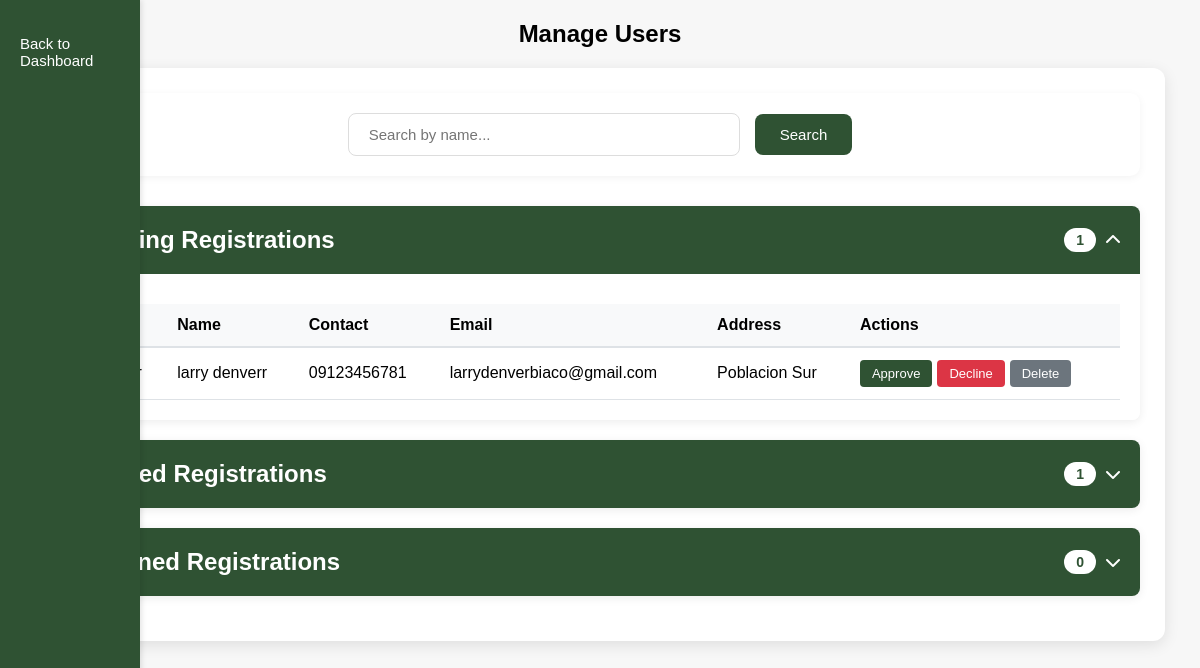
Before: /index/AdminCustomerReg.php with the older database file.
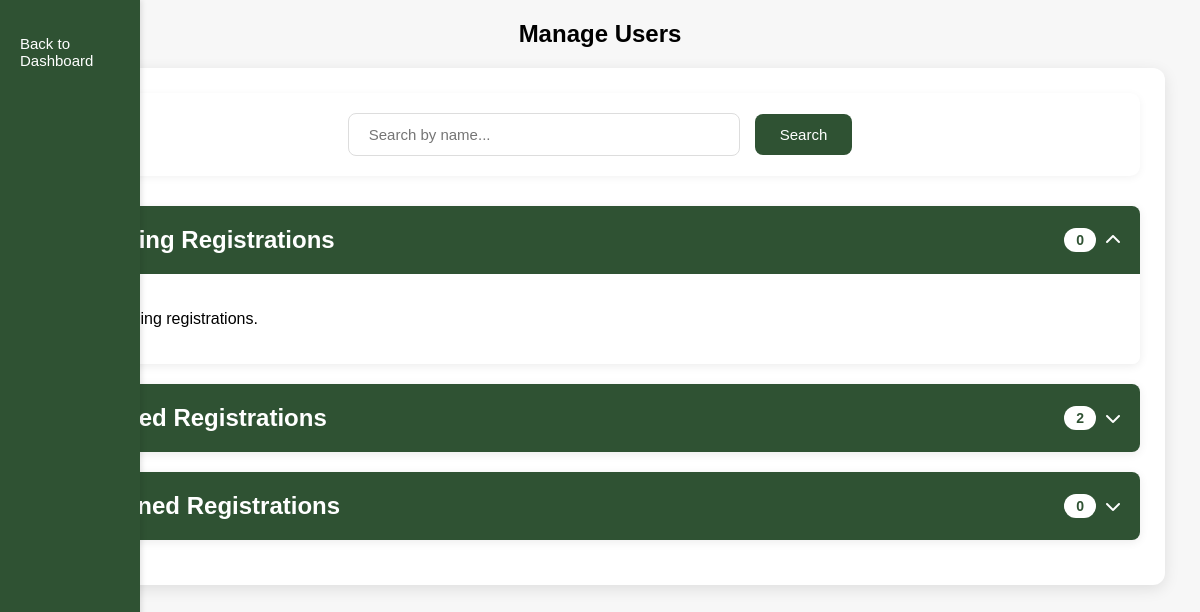
After: the same page with the newer database file.
### tables this page shows
CREATE TABLE `customer` (
  `customer_id` int(11) NOT NULL,
  `firstname` varchar(100) NOT NULL,
  `lastname` varchar(100) NOT NULL,
  `town` varchar(50) DEFAULT NULL,
  `contact_number` varchar(15) NOT NULL,
  `address` varchar(255) NOT NULL,
  `email` varchar(255) NOT NULL,
  `password` varchar(255) NOT NULL,
  `images` varchar(255) DEFAULT NULL,
  `status` enum('pending','approved','declined') DEFAULT 'pending',
  `profile_image` varchar(255) DEFAULT NULL,
  `reset_token` varchar(255) DEFAULT NULL,
  `reset_token_expiry` datetime DEFAULT NULL
);

### index/AdminCustomerReg.php (the view, shortened to what this page needs)
<?php
@include 'config.php';
$search = isset($_GET['search']) ? trim($_GET['search']) : '';
$search_condition = '';
$pending_result = null;
$approved_result = null;
$declined_result = null;
if (!empty($search)) {
    $pending_stmt = $conn->prepare("SELECT * FROM customer WHERE status = 'pending'" . $search_condition);
    $pending_stmt->bind_param("ss", $search_param, $search_param);
    $pending_stmt->execute();
    $pending_result = $pending_stmt->get_result();
    $approved_stmt = $conn->prepare("SELECT * FROM customer WHERE status = 'approved'" . $search_condition);
    $approved_stmt->bind_param("ss", $search_param, $search_param);
    $approved_stmt->execute();
    $approved_result = $approved_stmt->get_result();
    $declined_stmt = $conn->prepare("SELECT * FROM customer WHERE status = 'declined'" . $search_condition);
    $declined_stmt->bind_param("ss", $search_param, $search_param);
    $declined_stmt->execute();
    $declined_result = $declined_stmt->get_result();
} else {
    $pending_result = $conn->query("SELECT * FROM customer WHERE status = 'pending'");
    $approved_result = $conn->query("SELECT * FROM customer WHERE status = 'approved'");
    $declined_result = $conn->query("SELECT * FROM customer WHERE status = 'declined'");
}
?>
<!DOCTYPE html>
<html lang="en">
<head>
    <link rel="stylesheet" href="css\Adminstyles.css?v=1.0">
    <link href="https://cdnjs.cloudflare.com/ajax/libs/font-awesome/6.0.0/css/all.min.css" rel="stylesheet">
</head>
<body>
    <div class="sidebar">
        <a href="../Admin.php">Back to Dashboard</a>
    </div>
    <h2>Manage Users</h2>
    <div class="container">
        <div class="search-container">
            <form method="GET" action="">
                <input type="text"
                       name="search"
                       class="search-input"
                       placeholder="Search by name..."
                       value="<?php echo htmlspecialchars($search); ?>">
                <button type="submit" class="search-button">Search</button>
            </form>
        </div>
        <div class="accordion-section">
            <div class="accordion-header" onclick="toggleAccordion(this)">
                <h2>Pending Registrations</h2>
                <div style="display: flex; align-items: center; gap: 10px;">
                    <span class="counter-badge"><?php echo $pending_result->num_rows; ?></span>
                    <i class="fas fa-chevron-down"></i>
                </div>
            </div>
            <div class="accordion-content">
                <?php if ($pending_result && $pending_result->num_rows > 0): ?>
                    <table class="data-table">
                        <thead>
                            <tr>
                                <th>Photo</th>
                                <th>Name</th>
                                <th>Contact</th>
                                <th>Email</th>
                                <th>Address</th>
                                <th>Actions</th>
                            </tr>
                        </thead>
                        <tbody>
                            <?php while ($row = $pending_result->fetch_assoc()): ?>
                                <tr>
                                    <td><img src="<?php echo htmlspecialchars($row['images']); ?>" alt="User"></td>
                                    <td><?php echo htmlspecialchars($row['firstname'] . ' ' . $row['lastname']); ?></td>
                                    <td><?php echo htmlspecialchars($row['contact_number']); ?></td>
                                    <td><?php echo htmlspecialchars($row['email']); ?></td>
                                    <td><?php echo htmlspecialchars($row['address']); ?></td>
                                    <td>
                                        <div class="action-buttons">
                                            <a href="?approve=<?php echo $row['customer_id']; ?><?php echo !empty($search) ? '&search=' . urlencode($search) : ''; ?>" class="approve">Approve</a>
                                            <a href="?decline=<?php echo $row['customer_id']; ?><?php echo !empty($search) ? '&search=' . urlencode($search) : ''; ?>" class="decline">Decline</a>
                                            <a href="?delete=<?php echo $row['customer_id']; ?><?php echo !empty($search) ? '&search=' . urlencode($search) : ''; ?>" onclick="return confirm('Are you sure?');" class="delete">Delete</a>
                                        </div>
                                    </td>
                                </tr>
                            <?php endwhile; ?>
                        </tbody>
                    </table>
                <?php else: ?>
                    <p>No pending registrations<?php echo !empty($search) ? ' matching your search' : ''; ?>.</p>
                <?php endif; ?>
            </div>
        </div>
        <div class="accordion-section">
            <div class="accordion-header" onclick="toggleAccordion(this)">
                <h2>Verified Registrations</h2>
                <div style="display: flex; align-items: center; gap: 10px;">
                    <span class="counter-badge"><?php echo $approved_result->num_rows; ?></span>
                    <i class="fas fa-chevron-down"></i>
                </div>
            </div>
        </div>
        <div class="accordion-section">
            <div class="accordion-header" onclick="toggleAccordion(this)">
                <h2>Declined Registrations</h2>
                <div style="display: flex; align-items: center; gap: 10px;">
                    <span class="counter-badge"><?php echo $declined_result->num_rows; ?></span>
                    <i class="fas fa-chevron-down"></i>
                </div>
            </div>
        </div>
    </div>
</body>
</html>

### index/css/Adminstyles.css (style rules this page uses)
body { font-family: Arial, sans-serif; background-color: #f7f7f7; margin: 0; padding: 0; }
.container { width: 80%; margin: 20px auto; padding: 20px; background-color: #fff; border-radius: 8px; box-shadow: 0 4px 8px rgba(0, 0, 0, 0.1); }
h2 { text-align: center; margin-bottom: 20px; }
.sidebar { background-color: #2F5233; color: white; height: 100vh; width: 100px; position: fixed; top: 0; left: 0; padding: 20px; box-shadow: 2px 0px 5px rgba(0, 0, 0, 0.1); }
.sidebar a { color: white; text-decoration: none; font-size: 15px; display: block; padding: 15px 0; margin-bottom: 10px; transition: background-color 0.3s ease; }

### index/AdminCustomerReg.php (style rules this page uses)
.container { width: 90%; max-width: 1200px; margin: 20px auto; padding: 25px; background-color: #fff; border-radius: 12px; box-shadow: 0 4px 15px rgba(0, 0, 0, 0.1); }
.search-container { margin-bottom: 30px; padding: 20px; background-color: #fff; border-radius: 10px; box-shadow: 0 2px 8px rgba(0, 0, 0, 0.05); }
.search-container form { display: flex; justify-content: center; align-items: center; gap: 15px; }
.search-input { padding: 12px 20px; border: 1px solid #ddd; border-radius: 8px; width: 350px; font-size: 15px; }
.search-button, .clear-search { padding: 12px 25px; background-color: #2F5233; color: white; border: none; border-radius: 8px; cursor: pointer; font-size: 15px; }
.accordion-section { margin-bottom: 20px; border-radius: 8px; overflow: hidden; box-shadow: 0 2px 10px rgba(0, 0, 0, 0.08); }
.accordion-header { background-color: #2F5233; padding: 0px 20px; color: white; cursor: pointer; display: flex; justify-content: space-between; align-items: center; }
.accordion-content { display: none; padding: 20px; background-color: white; }
.accordion-content.active { display: block; }
.counter-badge { background-color: white; color: #2F5233; padding: 4px 12px; border-radius: 20px; font-size: 14px; font-weight: bold; }
.data-table { width: 100%; border-collapse: collapse; margin-top: 10px; }
.data-table th { background-color: #f8f9fa; padding: 12px; text-align: left; font-weight: 600; border-bottom: 2px solid #dee2e6; }
.data-table td { padding: 12px; border-bottom: 1px solid #dee2e6; vertical-align: middle; }
.action-buttons { display: flex; gap: 5px; }
.action-buttons a { padding: 6px 12px; border-radius: 4px; text-decoration: none; color: white; font-size: 13px; }
.approve { background-color: #2F5233; }
.decline { background-color: #dc3545; }
.delete { background-color: #6c757d; }

Changed rows visible on the page:
removed customer: firstname+lastname "larry denverr", contact_number "09123456781", email "larrydenverbiaco@gmail.com", address "Poblacion Sur"
Other visible differences:
$pending_result->num_rows: "1" → "0"
$approved_result->num_rows: "1" → "2"
text no longer shown: "Name Contact Email Address Actions"
text now shown: "No pending registrations ."
